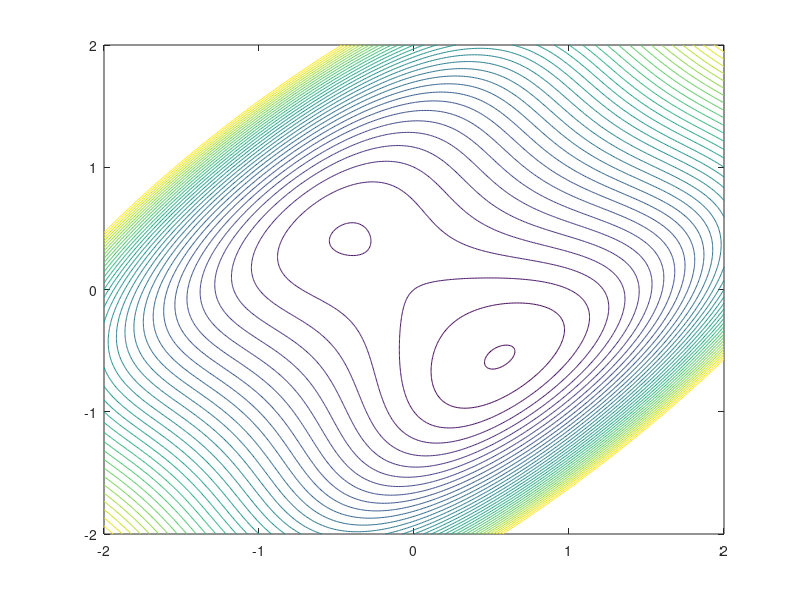
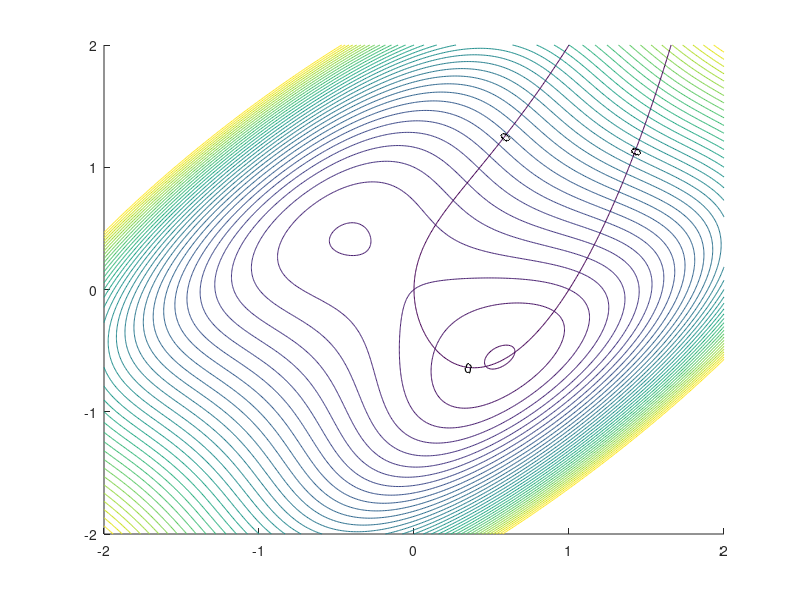
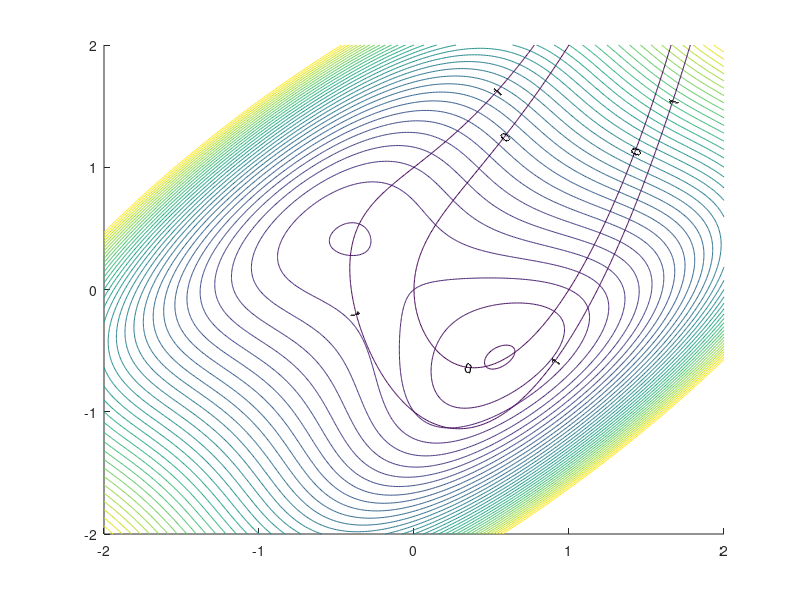

Write MATLAB code to recreate these figures, in order. (Note: this script raises an error after producing the figures.)
clear all; clc;

%%
% array indexing 101

A = [   1, 2, 3, 4;
        5, 6, 7, 8;
        9, 10, 11, 12;
        13, 14, 15, 16;     ];

% indexing entire 3rd column
r1 = A(:,3);

% indexing entire 3rd row
r11 = A(3,:);

% indexing first 2 rows
r2 = A([1 2],:);

% indexing first 2 columns
r3 = A(:,[1 2]);

% indexing MANY rows
r4 = A((1: 4),:);

% indexing MANY columns
r5 = A(:,(1: 4));

% indexing element in 3rd row 2nd column
e = A(3,2);

% indexing 1st and 3rd elements of the second row
r = A(2,[1 3]);

% converting to a vector
Alinear = A(:);

%%
% plotting a contour of a function with more than one input

x=[-2:0.01:2];
y=[-2:0.01:2];

[x1,x2]=meshgrid(x,y);
f=(x2-x1).^4+8*x1.*x2-x1+x2+3;
g=x1.^4-2*x1.^2.*x2+x1.^2+x2.^2-2*x1;

contour(x1,x2,f,[0:35]);

%%
% annotating

figure(2)
hold on
contour(x1,x2,f,[0:35]);

contour(x1,x2,g,[0,0],'ShowText','on');
hold off

figure(3)
hold on
contour(x1,x2,f,[0:35]);

contour(x1,x2,g,[0,1],'ShowText','on');
hold off

%%
% fmincon SQP

% linear inequality constraints
A = [0, -1, 1, 0 ;
    0, 0, -1, 0;
    0, 0, 2, -1;
    0, 1, 1, 0;
    0, -1, 1, 0];
b = [0 ;
    -1.5e-03 ;
    -1e-03 ;
    25e-03 ;
    -17.5e-03 ];

% linear equality constraints
Aeq = [];
beq = [];

% lower and upper bounds
lb = [2, 17.5e-03, 1.5e-03, 4e-03]; ub = [25, 23.5e-03, 7.5e-03, 50e-03];


objective = @(x) 2*pi*237*x(1)*sqrt( (x(4)^2) + ( 2*pi * x(2)) ^2)*107/ log(x(3)/(x(3)-1e-03)); %derived equation for Q

% initial point for design variable (=current values of nespresso's
% thermoblock)
x0 = [5, 23.5e-03, 2.5e-03, 10e-03];

% optimisation options
options = optimoptions('fmincon', 'Display', 'iter', 'Algorithm', 'sqp');

% call the solver
[x, fval] = fmincon(objective, x0, A, b, Aeq, beq, lb, ub, @nonlcon, options);

% non-linear constraints
function [c, ceq] = nonlcon(x)
    c(1) = 33 - x(1)*x(4); 
    c(2) = -100 + x(1)*x(4);
    c(3) = 513 - (2*pi*237*x(1)*sqrt( (x(4)^2) + ( 2*pi * x(2)) ^2)*107/ log(x(3)/(x(3)-1e-03))); %derived equation for Q
    
    ceq = mod(x(1), 1); %only include for sqp
    %ceq = [];
end
